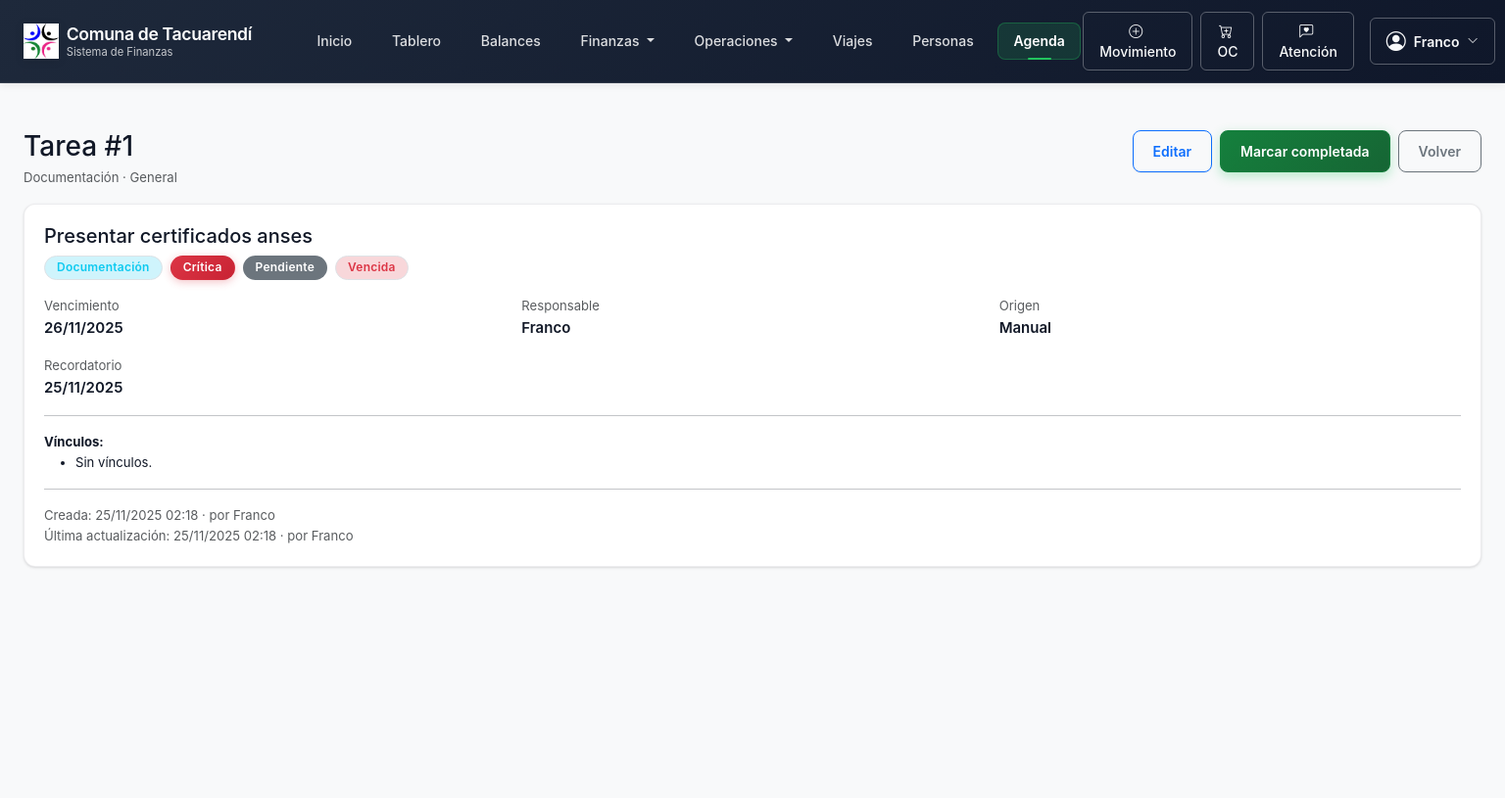
/agenda/1/ (signed in), run on an earlier commit of the app's database.
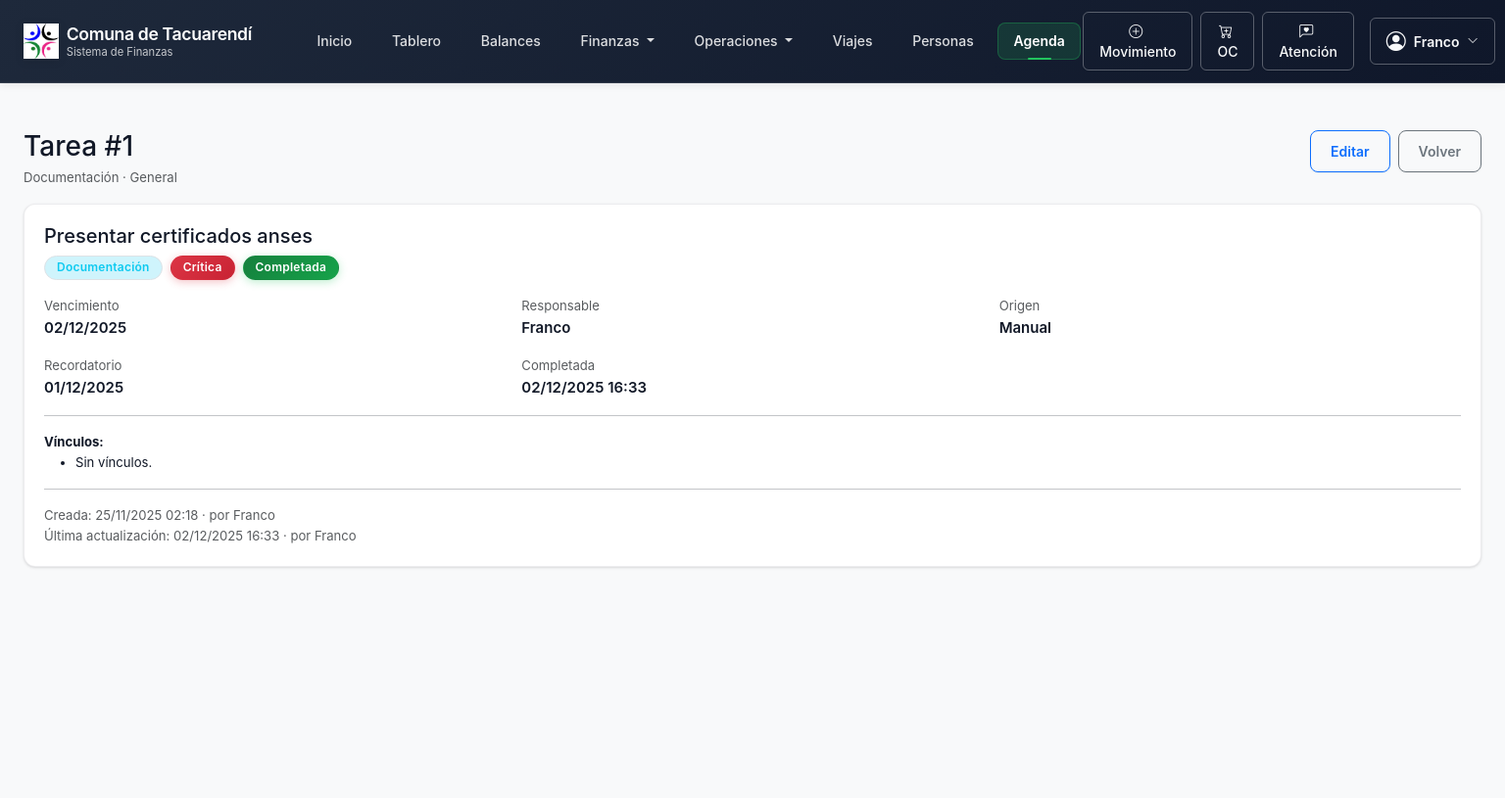
And on a later commit of the database.
### agenda/models.py (models this page shows, shortened)
class Tarea(models.Model):
    TIPO_PAGO_VENCIMIENTO = "PAGO_VENCIMIENTO"
    TIPO_DOCUMENTACION = "DOCUMENTACION"
    TIPO_REUNION_EVENTO = "REUNION_EVENTO"
    TIPO_GESTION_ADMIN = "GESTION_ADMIN"
    TIPO_OTRO = "OTRO"
    TIPO_CHOICES = [
        (TIPO_PAGO_VENCIMIENTO, "Pago / vencimiento"),
        (TIPO_DOCUMENTACION, "Documentación"),
        (TIPO_REUNION_EVENTO, "Reunión / evento"),
        (TIPO_GESTION_ADMIN, "Gestión administrativa"),
        (TIPO_OTRO, "Otro"),
    ]
    ORIGEN_MANUAL = "MANUAL"
    ORIGEN_SISTEMA = "SISTEMA"
    ORIGEN_CHOICES = [
        (ORIGEN_MANUAL, "Manual"),
        (ORIGEN_SISTEMA, "Sistema"),
    ]
    PRIORIDAD_BAJA = "BAJA"
    PRIORIDAD_MEDIA = "MEDIA"
    PRIORIDAD_ALTA = "ALTA"
    PRIORIDAD_CRITICA = "CRITICA"
    PRIORIDAD_CHOICES = [
        (PRIORIDAD_BAJA, "Baja"),
        (PRIORIDAD_MEDIA, "Media"),
        (PRIORIDAD_ALTA, "Alta"),
        (PRIORIDAD_CRITICA, "Crítica"),
    ]
    ESTADO_PENDIENTE = "PENDIENTE"
    ESTADO_EN_PROCESO = "EN_PROCESO"
    ESTADO_COMPLETADA = "COMPLETADA"
    ESTADO_CANCELADA = "CANCELADA"
    ESTADO_CHOICES = [
        (ESTADO_PENDIENTE, "Pendiente"),
        (ESTADO_EN_PROCESO, "En proceso"),
        (ESTADO_COMPLETADA, "Completada"),
        (ESTADO_CANCELADA, "Cancelada"),
    ]
    AMBITO_FINANZAS = "FINANZAS"
    AMBITO_SOCIAL = "SOCIAL"
    AMBITO_GENERAL = "GENERAL"
    AMBITO_CHOICES = [
        (AMBITO_FINANZAS, "Finanzas"),
        (AMBITO_SOCIAL, "Social"),
        (AMBITO_GENERAL, "General"),
    ]
    titulo = models.CharField(max_length=200)
    descripcion = models.TextField(blank=True)
    tipo = models.CharField(max_length=30, choices=TIPO_CHOICES, default=TIPO_OTRO)
    origen = models.CharField(max_length=10, choices=ORIGEN_CHOICES, default=ORIGEN_MANUAL)
    prioridad = models.CharField(max_length=10, choices=PRIORIDAD_CHOICES, default=PRIORIDAD_MEDIA)
    estado = models.CharField(max_length=15, choices=ESTADO_CHOICES, default=ESTADO_PENDIENTE)
    fecha_creacion = models.DateTimeField(auto_now_add=True)
    fecha_vencimiento = models.DateField()
    fecha_recordatorio = models.DateField(null=True, blank=True)
    fecha_completada = models.DateTimeField(null=True, blank=True)
    responsable = models.ForeignKey(
        settings.AUTH_USER_MODEL,
        on_delete=models.SET_NULL,
        null=True,
        blank=True,
        related_name="tareas_responsable",
    )
    ambito = models.CharField(max_length=10, choices=AMBITO_CHOICES, default=AMBITO_GENERAL)
    orden_pago = models.ForeignKey(
        OrdenPago,
        on_delete=models.SET_NULL,
        null=True,
        blank=True,
        related_name="tareas",
    )
    movimiento = models.ForeignKey(
        Movimiento,
        on_delete=models.SET_NULL,
        null=True,
        blank=True,
        related_name="tareas",
    )
    persona = models.ForeignKey(
        Beneficiario,
        on_delete=models.SET_NULL,
        null=True,
        blank=True,
        related_name="tareas",
    )
    proveedor = models.ForeignKey(
        Proveedor,
        on_delete=models.SET_NULL,
        null=True,
        blank=True,
        related_name="tareas",
    )
    creado_por = models.ForeignKey(
        settings.AUTH_USER_MODEL,
        on_delete=models.SET_NULL,
        null=True,
        blank=True,
        related_name="tareas_creadas",
    )
    actualizado_por = models.ForeignKey(
        settings.AUTH_USER_MODEL,
        on_delete=models.SET_NULL,
        null=True,
        blank=True,
        related_name="tareas_actualizadas",
    )
    actualizado_en = models.DateTimeField(auto_now=True)
    class Meta:
        verbose_name = "Tarea / Pendiente"
        verbose_name_plural = "Tareas / Pendientes"
        ordering = ["fecha_vencimiento", "-prioridad", "-id"]
        indexes = [
            models.Index(fields=["estado"]),
            models.Index(fields=["fecha_vencimiento"]),
            models.Index(fields=["responsable"]),
            models.Index(fields=["ambito"]),
            models.Index(fields=["tipo"]),
            models.Index(fields=["prioridad"]),
        ]
    @property
    def esta_vencida(self) -> bool:
        hoy = timezone.now().date()
        return (
            self.estado in {self.ESTADO_PENDIENTE, self.ESTADO_EN_PROCESO}
            and self.fecha_vencimiento < hoy
        )

### agenda/views.py (the view)
# urls.py: path("<int:pk>/", AgendaDetailView.as_view(), name="agenda_detail"),
class AgendaDetailView(AgendaAccessMixin, DetailView):
    model = Tarea
    template_name = "agenda/agenda_detail.html"
    context_object_name = "tarea"
    def get_queryset(self):
        return qs_por_rol(self.request.user)

### agenda/views.py (called while the page is built, shortened)
def qs_por_rol(user):
    qs = Tarea.objects.all().select_related(
        "orden_pago", "movimiento", "persona", "proveedor", "responsable"
    )
    if es_admin_sistema(user):
        return qs

    def test_func(self):
        u = self.request.user
        return (
            es_admin_sistema(u)
            or es_staff_finanzas(u)
            or es_operador_finanzas(u)
            or es_operador_social(u)
            or es_consulta_politica(u)
        )

### finanzas/context_processors.py (called while the page is built)
def comuna_ctx(request):
    return {
        "COMUNA_NOMBRE": getattr(settings, "COMUNA_NOMBRE", "Comuna de Tacuarendí"),
        "COMUNA_CUIT": getattr(settings, "COMUNA_CUIT", ""),
        "COMUNA_DOMICILIO": getattr(settings, "COMUNA_DOMICILIO", ""),
        "COMUNA_TELEFONO": getattr(settings, "COMUNA_TELEFONO", ""),
        "COMUNA_EMAIL": getattr(settings, "COMUNA_EMAIL", ""),
    }

### finanzas/permisos.py (called while the page is built)
def es_admin_sistema(user: Any) -> bool:
    if not getattr(user, "is_authenticated", False):
        return False
    if getattr(user, "is_superuser", False):
        return True
    return _en_grupo(user, ROL_ADMIN_SISTEMA)

### agenda/templates/agenda/agenda_detail.html (shortened to what this page needs)
{% extends "finanzas/base.html" %}
{% block content %}
<div class="d-flex justify-content-between align-items-start my-3">
  <div>
    <h3 class="mb-1">Tarea #{{ tarea.id }}</h3>
    <div class="text-muted small">
      {{ tarea.get_tipo_display }} · {{ tarea.get_ambito_display }}
    </div>
  </div>
  <div class="d-flex gap-2">
    {% if rol_staff_finanzas or rol_operador_finanzas or rol_operador_social %}
      <a href="{% url 'agenda:agenda_update' tarea.id %}" class="btn btn-outline-primary btn-sm">
        Editar
      </a>
      {% if tarea.estado != 'COMPLETADA' %}
        <form method="post" action="{% url 'agenda:agenda_completar' tarea.id %}">
          <button class="btn btn-success btn-sm">Marcar completada</button>
        </form>
      {% endif %}
    {% endif %}
    <a href="{% url 'agenda:agenda_list' %}" class="btn btn-outline-secondary btn-sm">Volver</a>
  </div>
</div>
<div class="card card-body">
  <h5 class="mb-2">{{ tarea.titulo }}</h5>
  <div class="d-flex flex-wrap gap-2 mb-3">
    <span class="badge bg-info-subtle text-info border">{{ tarea.get_tipo_display }}</span>
    {% if tarea.prioridad == 'CRITICA' %}
      <span class="badge bg-danger">Crítica</span>
    {% elif tarea.prioridad == 'ALTA' %}
      <span class="badge bg-warning text-dark">Alta</span>
    {% elif tarea.prioridad == 'MEDIA' %}
      <span class="badge bg-secondary">Media</span>
    {% else %}
      <span class="badge bg-light text-dark border">Baja</span>
    {% endif %}
    {% if tarea.estado == 'PENDIENTE' %}
      <span class="badge bg-secondary">Pendiente</span>
    {% elif tarea.estado == 'EN_PROCESO' %}
      <span class="badge bg-primary">En proceso</span>
    {% elif tarea.estado == 'COMPLETADA' %}
      <span class="badge bg-success">Completada</span>
    {% else %}
      <span class="badge bg-dark">Cancelada</span>
    {% endif %}
    {% if tarea.esta_vencida %}
      <span class="badge bg-danger-subtle text-danger border">Vencida</span>
    {% endif %}
  </div>
  <div class="row g-3">
    <div class="col-12 col-md-4">
      <div class="small text-muted">Vencimiento</div>
      <div class="fw-semibold">{{ tarea.fecha_vencimiento|date:"d/m/Y" }}</div>
    </div>
    <div class="col-12 col-md-4">
      <div class="small text-muted">Responsable</div>
      <div class="fw-semibold">{{ tarea.responsable.get_full_name|default:tarea.responsable.username }}</div>
    </div>
    <div class="col-12 col-md-4">
      <div class="small text-muted">Origen</div>
      <div class="fw-semibold">{{ tarea.get_origen_display }}</div>
    </div>
    {% if tarea.fecha_recordatorio %}
      <div class="col-12 col-md-4">
        <div class="small text-muted">Recordatorio</div>
        <div class="fw-semibold">{{ tarea.fecha_recordatorio|date:"d/m/Y" }}</div>
      </div>
    {% endif %}
    {% if tarea.fecha_completada %}
      <div class="col-12 col-md-4">
        <div class="small text-muted">Completada</div>
        <div class="fw-semibold">{{ tarea.fecha_completada|date:"d/m/Y H:i" }}</div>
      </div>
    {% endif %}
  </div>
  <hr>
  <div class="row g-2 small">
    <div class="col-12">
      <strong>Vínculos:</strong>
      <ul class="mb-0">
        {% if not tarea.orden_pago and not tarea.movimiento and not tarea.persona and not tarea.proveedor %}
          <li>Sin vínculos.</li>
        {% endif %}
      </ul>
    </div>
  </div>
  <hr>
  <div class="small text-muted">
    Creada: {{ tarea.fecha_creacion|date:"d/m/Y H:i" }}
    {% if tarea.creado_por %} · por {{ tarea.creado_por.get_full_name|default:tarea.creado_por.username }}{% endif %}
    <br>
    Última actualización: {{ tarea.actualizado_en|date:"d/m/Y H:i" }}
    {% if tarea.actualizado_por %} · por {{ tarea.actualizado_por.get_full_name|default:tarea.actualizado_por.username }}{% endif %}
  </div>
</div>
{% endblock %}

What changed in the data, as far as the page shows it:
changed Tarea "Presentar certificados anses": estado "PENDIENTE" → "COMPLETADA" (drawn); fecha_vencimiento "26/11/2025" → "02/12/2025"; fecha_recordatorio "25/11/2025" → "01/12/2025"; fecha_completada (not shown) → "02/12/2025 16:33"; actualizado_en "25/11/2025 02:18" → "02/12/2025 16:33"
Also different on the page:
text no longer shown: "Marcar completada Pendiente Vencida"
text now shown: "Completada Completada"
